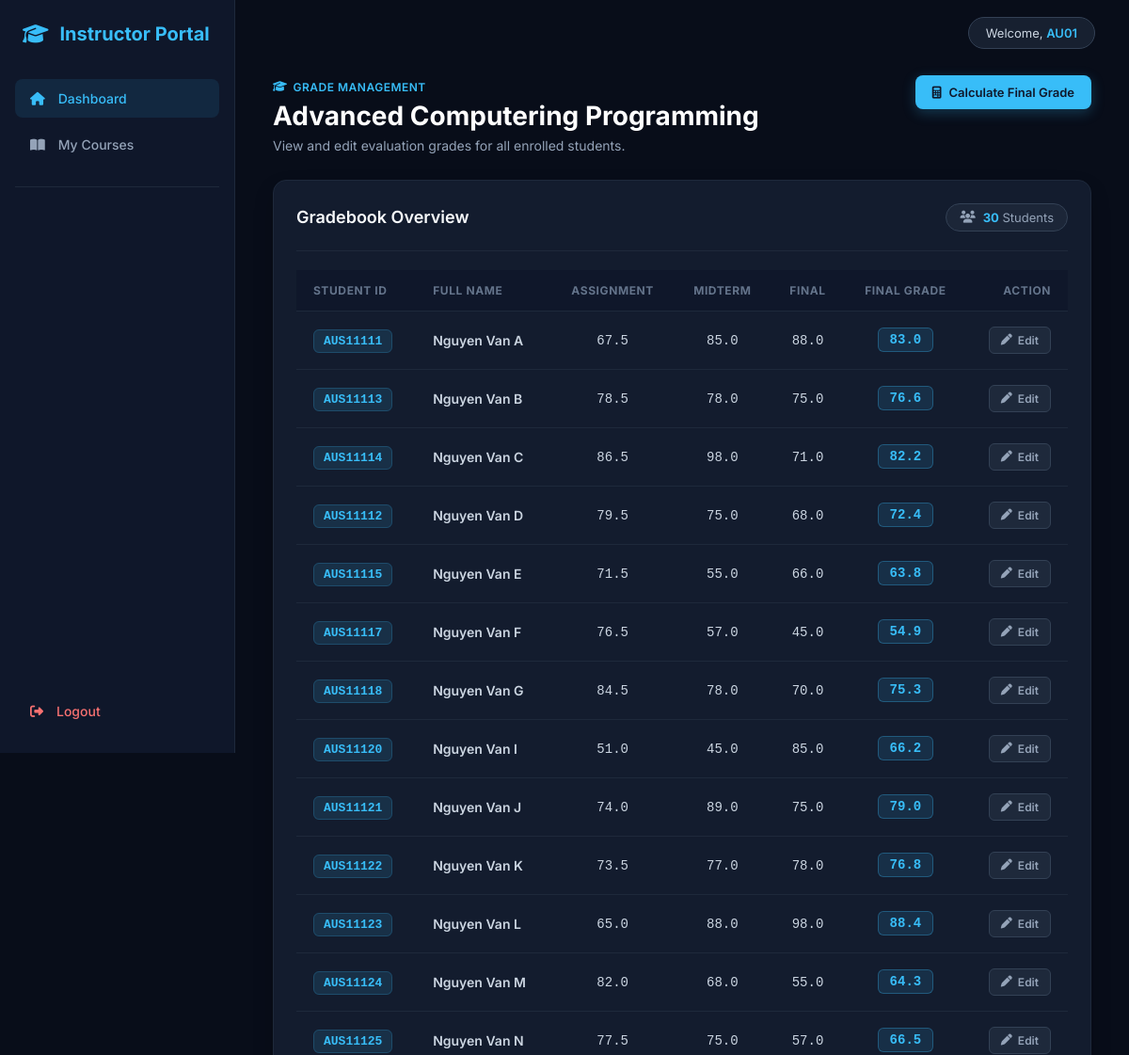
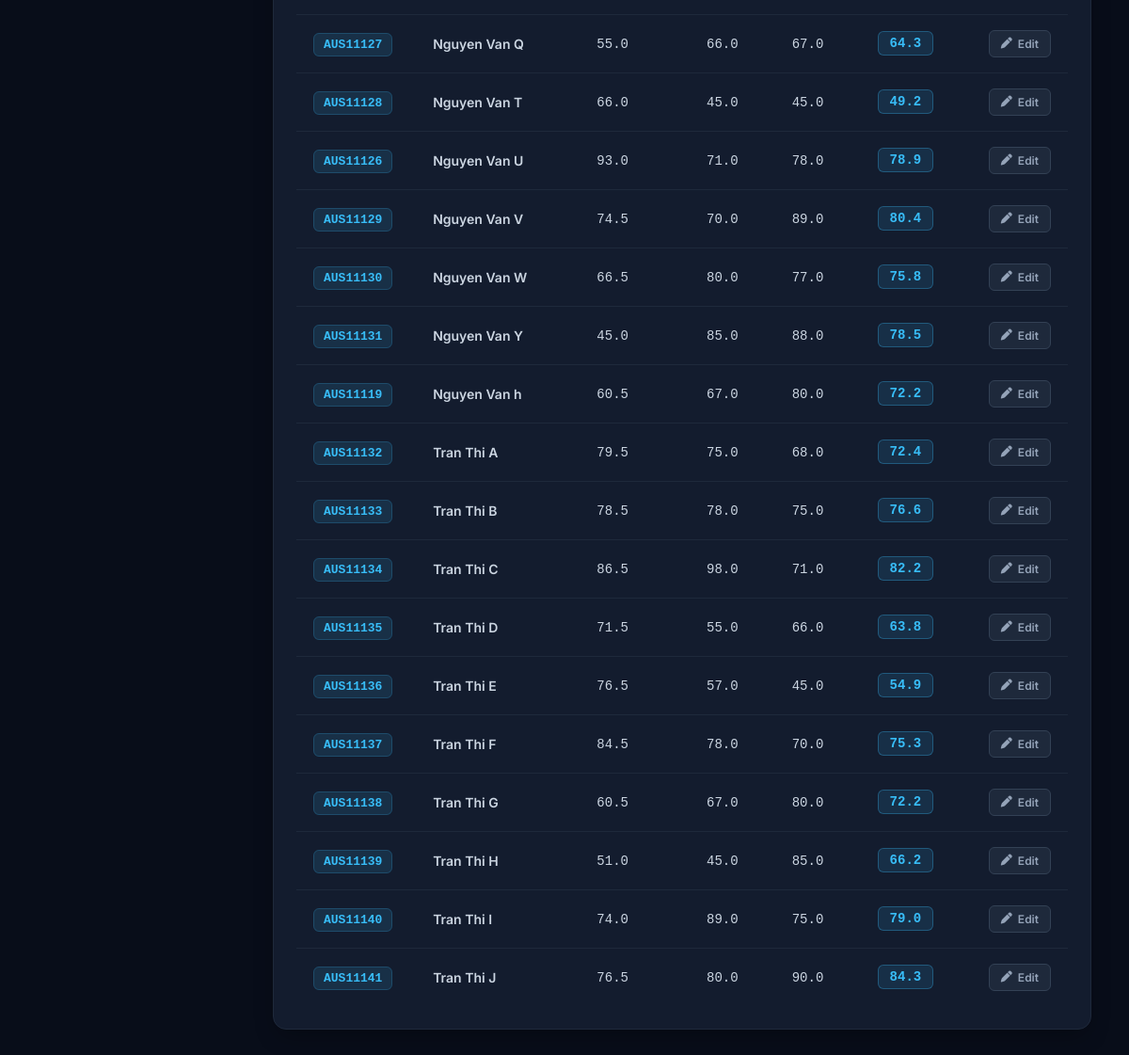
Screenshot of /course/TEC004/grades (signed in) with the database file from the repository (2 pictures, top to bottom).
### tables this page shows
CREATE TABLE courses(
        course_id TEXT PRIMARY KEY,
        course_name TEXT,
        credits INTEGER,
        semester TEXT,
        sessions INTEGER
    );

CREATE TABLE grades(
    grade_id INTEGER PRIMARY KEY AUTOINCREMENT,

    student_id TEXT,
    course_id TEXT,

    assignment REAL,
    midterm REAL,
    final REAL,

    final_grade REAL,

    FOREIGN KEY(student_id)
        REFERENCES students(student_id),

    FOREIGN KEY(course_id)
        REFERENCES courses(course_id)
    UNIQUE(student_id, course_id)
);

CREATE TABLE students(
        student_id TEXT PRIMARY KEY,
        name TEXT,
        email TEXT,
        major TEXT
    );

### instructor.py (the view)
@instructor_bp.route("/course/<course_id>/grades")
@login_required
@instructor_required
def grades(course_id):
    course=get_course(course_id)
    grades=get_gradebook(course_id)
    return render_template(
        "instructor_page/gradebook.html",
        course=course,
        grades=grades
    )

### decorator.py (called while the page is built)
def login_required(f):
    @wraps(f)
    def wrapper(*args,**kwargs):
        if "username" not in session:
            return redirect(
                url_for("auth.login")
            )
        return f(*args,**kwargs)
    return wrapper

def instructor_required(f):
    @wraps(f)
    def wrapper(*args,**kwargs):
        if session.get("role")!="instructor":
            return redirect(
                url_for("auth.login")
            )
        return f(*args,**kwargs)
    return wrapper

### instructor_logic.py (called while the page is built)
def get_connection():
    conn = sqlite3.connect(DATABASE)
    conn.row_factory = sqlite3.Row
    return conn

def get_course(course_id):
    conn = get_connection()
    cursor = conn.cursor()
    cursor.execute("""

        SELECT *

        FROM courses

        WHERE course_id=?

    """,(course_id,))
    course = cursor.fetchone()
    conn.close()
    return course

def get_gradebook(course_id):
    conn = sqlite3.connect(DATABASE)
    conn.row_factory = sqlite3.Row
    cursor = conn.cursor()
    cursor.execute("""
        SELECT

            s.student_id,
            s.name,

            g.assignment,
            g.midterm,
            g.final,
            g.final_grade

        FROM enrollments e

        JOIN students s

        ON e.student_id=s.student_id

        LEFT JOIN grades g

        ON g.student_id=s.student_id

        AND g.course_id=e.course_id

        WHERE e.course_id=?

        ORDER BY s.name
    """,(course_id,))
    data=cursor.fetchall()
    conn.close()
    return data

### templates/instructor_page/gradebook.html (shortened to what this page needs)
{% extends "base/instructor_base.html" %}
{% block content %}
<div class="gradebook-container">
    <div class="page-header flex-between">
        <div>
            <span class="badge-tag">
                <i class="fa-solid fa-graduation-cap"></i> Grade Management
            </span>
            <h1 class="page-title">{{ course.course_name }}</h1>
            <p class="page-subtitle">View and edit evaluation grades for all enrolled students.</p>
        </div>
        <div class="header-actions">
            <a href="{{ url_for('instructor.calculate_final', course_id=course.course_id) }}" class="btn-calculate">
                <i class="fa-solid fa-calculator"></i> Calculate Final Grade
            </a>
        </div>
    </div>
    <div class="panel-card">
        <div class="panel-header">
            <div class="panel-title-group">
                <h2>Gradebook Overview</h2>
            </div>
            <div class="students-count">
                <i class="fa-solid fa-users"></i>
                <span><strong>{{ grades|length }}</strong> Students</span>
            </div>
        </div>
        <div class="table-responsive">
            <table class="custom-table">
                <thead>
                    <tr>
                        <th>Student ID</th>
                        <th>Full Name</th>
                        <th class="text-center">Assignment</th>
                        <th class="text-center">Midterm</th>
                        <th class="text-center">Final</th>
                        <th class="text-center">Final Grade</th>
                        <th class="text-right">Action</th>
                    </tr>
                </thead>
                <tbody>
                    {% for s in grades %}
                    <tr>
                        <td>
                            <span class="course-id-badge">{{ s.student_id }}</span>
                        </td>
                        <td class="course-name-cell">{{ s.name }}</td>
                        <td class="text-center">
                            <span class="score-pill">{{ s.assignment if s.assignment is not none else '-' }}</span>
                        </td>
                        <td class="text-center">
                            <span class="score-pill">{{ s.midterm if s.midterm is not none else '-' }}</span>
                        </td>
                        <td class="text-center">
                            <span class="score-pill">{{ s.final if s.final is not none else '-' }}</span>
                        </td>
                        <td class="text-center">
                            <span class="final-score-badge">
                                {{ s.final_grade if s.final_grade is not none else 'N/A' }}
                            </span>
                        </td>
                        <td class="text-right">
                            <a href="{{ url_for('instructor.edit_grade', course_id=course.course_id, student_id=s.student_id) }}" class="btn-edit">
                                <i class="fa-solid fa-pen"></i> Edit
                            </a>
                        </td>
                    </tr>
                    {% endfor %}
                </tbody>
            </table>
        </div>
    </div>
</div>
{% endblock %}

### static/css/instructor_page/dashboard.css (style rules this page uses)
* { margin: 0; padding: 0; box-sizing: border-box; }
body { font-family: 'Inter', -apple-system, BlinkMacSystemFont, sans-serif; background-color: #080d19; color: #f8fafc; display: flex; min-height: 100vh; }
.page-header { margin-bottom: 28px; }
.page-title { font-size: 28px; font-weight: 700; color: #ffffff; margin-bottom: 6px; }
.page-subtitle { font-size: 14px; color: #94a3b8; }
.panel-card { background-color: #131c2e; border: 1px solid #1e293b; border-radius: 14px; padding: 24px; margin-top: 20px; box-shadow: 0 10px 25px -5px rgba(0, 0, 0, 0.3); }
.panel-header { display: flex; justify-content: space-between; align-items: center; padding-bottom: 20px; border-bottom: 1px solid #1e293b; margin-bottom: 20px; }
.badge-tag { font-size: 12px; font-weight: 600; color: #38bdf8; text-transform: uppercase; letter-spacing: 0.5px; display: inline-flex; align-items: center; gap: 6px; margin-bottom: 6px; }
.panel-title-group h2 { font-size: 18px; font-weight: 600; color: #f8fafc; margin: 0; }
.table-responsive { width: 100%; overflow-x: auto; }
.custom-table { width: 100%; border-collapse: collapse; text-align: left; }
.custom-table th { background-color: #0f172a; color: #64748b; font-size: 12px; font-weight: 700; text-transform: uppercase; letter-spacing: 0.6px; padding: 14px 18px; border-bottom: 1px solid #1e293b; }
.custom-table td { padding: 16px 18px; color: #cbd5e1; font-size: 14px; border-bottom: 1px solid #1e293b; vertical-align: middle; }
.custom-table tbody tr { transition: background-color 0.2s ease; }
.custom-table tbody tr:last-child td { border-bottom: none; }
.course-id-badge { background-color: rgba(56, 189, 248, 0.12); color: #38bdf8; font-weight: 600; font-family: monospace; font-size: 13px; padding: 4px 10px; border-radius: 6px; border: 1px solid rgba(56, 189, 248, 0.2); }
.course-name-cell { font-weight: 600; color: #f8fafc; }
.text-right { text-align: right; }
.flex-between { display: flex; justify-content: space-between; align-items: flex-start; }
.students-count { background-color: rgba(30, 41, 59, 0.8); border: 1px solid #334155; padding: 6px 14px; border-radius: 20px; font-size: 13px; color: #94a3b8; display: flex; align-items: center; gap: 8px; }
.students-count strong { color: #38bdf8; }
.gradebook-container { max-width: 1200px; }
.text-center { text-align: center; }
.btn-calculate { display: inline-flex; align-items: center; gap: 8px; background-color: #38bdf8; color: #0f172a; font-size: 13px; font-weight: 600; padding: 10px 18px; border-radius: 8px; text-decoration: none; transition: all 0.2s ease; box-shadow: 0 4px 14px rgba(56, 189, 248, 0.25); }
.score-pill { font-family: monospace; font-size: 14px; color: #cbd5e1; }
.final-score-badge { display: inline-block; background-color: rgba(56, 189, 248, 0.12); color: #38bdf8; font-weight: 700; font-family: monospace; font-size: 14px; padding: 4px 12px; border-radius: 6px; border: 1px solid rgba(56, 189, 248, 0.3); }
.btn-edit { display: inline-flex; align-items: center; gap: 6px; background-color: #1e293b; color: #94a3b8; font-size: 12px; font-weight: 600; padding: 6px 12px; border-radius: 6px; text-decoration: none; border: 1px solid #334155; transition: all 0.2s ease; }

### rows the page displays
courses: course_name "Advanced Computering Programming"
grades: student_id "AUS11111", name "Nguyen Van A", assignment "67.5", midterm "85.0", final "88.0", final_grade "83.0"
grades: student_id "AUS11113", name "Nguyen Van B", assignment "78.5", midterm "78.0", final "75.0", final_grade "76.6"
grades: student_id "AUS11114", name "Nguyen Van C", assignment "86.5", midterm "98.0", final "71.0", final_grade "82.2"
grades: student_id "AUS11112", name "Nguyen Van D", assignment "79.5", midterm "75.0", final "68.0", final_grade "72.4"
grades: student_id "AUS11115", name "Nguyen Van E", assignment "71.5", midterm "55.0", final "66.0", final_grade "63.8"
grades: student_id "AUS11117", name "Nguyen Van F", assignment "76.5", midterm "57.0", final "45.0", final_grade "54.9"
grades: student_id "AUS11118", name "Nguyen Van G", assignment "84.5", midterm "78.0", final "70.0", final_grade "75.3"
grades: student_id "AUS11120", name "Nguyen Van I", assignment "51.0", midterm "45.0", final "85.0", final_grade "66.2"
grades: student_id "AUS11121", name "Nguyen Van J", assignment "74.0", midterm "89.0", final "75.0", final_grade "79.0"
grades: student_id "AUS11122", name "Nguyen Van K", assignment "73.5", midterm "77.0", final "78.0", final_grade "76.8"
grades: student_id "AUS11123", name "Nguyen Van L", assignment "65.0", midterm "88.0", final "98.0", final_grade "88.4"
grades: student_id "AUS11124", name "Nguyen Van M", assignment "82.0", midterm "68.0", final "55.0", final_grade "64.3"
grades: student_id "AUS11125", name "Nguyen Van N", assignment "77.5", midterm "75.0", final "57.0", final_grade "66.5"
grades: student_id "AUS11127", name "Nguyen Van Q", assignment "55.0", midterm "66.0", final "67.0", final_grade "64.3"
grades: student_id "AUS11128", name "Nguyen Van T", assignment "66.0", midterm "45.0", final "45.0", final_grade "49.2"
grades: student_id "AUS11126", name "Nguyen Van U", assignment "93.0", midterm "71.0", final "78.0", final_grade "78.9"
grades: student_id "AUS11129", name "Nguyen Van V", assignment "74.5", midterm "70.0", final "89.0", final_grade "80.4"
grades: student_id "AUS11130", name "Nguyen Van W", assignment "66.5", midterm "80.0", final "77.0", final_grade "75.8"
grades: student_id "AUS11131", name "Nguyen Van Y", assignment "45.0", midterm "85.0", final "88.0", final_grade "78.5"
grades: student_id "AUS11119", name "Nguyen Van h", assignment "60.5", midterm "67.0", final "80.0", final_grade "72.2"
grades: student_id "AUS11132", name "Tran Thi A", assignment "79.5", midterm "75.0", final "68.0", final_grade "72.4"
grades: student_id "AUS11133", name "Tran Thi B", assignment "78.5", midterm "78.0", final "75.0", final_grade "76.6"
grades: student_id "AUS11134", name "Tran Thi C", assignment "86.5", midterm "98.0", final "71.0", final_grade "82.2"
grades: student_id "AUS11135", name "Tran Thi D", assignment "71.5", midterm "55.0", final "66.0", final_grade "63.8"
grades: student_id "AUS11136", name "Tran Thi E", assignment "76.5", midterm "57.0", final "45.0", final_grade "54.9"
grades: student_id "AUS11137", name "Tran Thi F", assignment "84.5", midterm "78.0", final "70.0", final_grade "75.3"
grades: student_id "AUS11138", name "Tran Thi G", assignment "60.5", midterm "67.0", final "80.0", final_grade "72.2"
grades: student_id "AUS11139", name "Tran Thi H", assignment "51.0", midterm "45.0", final "85.0", final_grade "66.2"
grades: student_id "AUS11140", name "Tran Thi I", assignment "74.0", midterm "89.0", final "75.0", final_grade "79.0"
grades: student_id "AUS11141", name "Tran Thi J", assignment "76.5", midterm "80.0", final "90.0", final_grade "84.3"

### other values shown
{{ session["username"] }} "AU01"
{{ grades|length }} "30"
